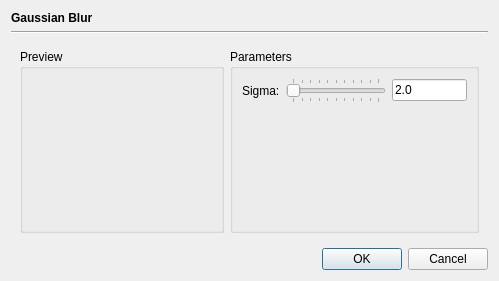
<?xml version="1.0" encoding="UTF-8"?>
<ui version="4.0">
 <class>OpGaussBlurDialog</class>
 <widget class="QDialog" name="OpGaussBlurDialog">
  <property name="geometry">
   <rect>
    <x>0</x>
    <y>0</y>
    <width>499</width>
    <height>281</height>
   </rect>
  </property>
  <property name="windowTitle">
   <string>Dialog</string>
  </property>
  <layout class="QVBoxLayout" name="verticalLayout">
   <item>
    <widget class="QLabel" name="label">
     <property name="font">
      <font>
       <bold>true</bold>
      </font>
     </property>
     <property name="text">
      <string>Gaussian Blur</string>
     </property>
    </widget>
   </item>
   <item>
    <widget class="Line" name="line">
     <property name="orientation">
      <enum>Qt::Horizontal</enum>
     </property>
    </widget>
   </item>
   <item>
    <widget class="QWidget" name="widget_2" native="true">
     <layout class="QHBoxLayout" name="horizontalLayout">
      <item>
       <widget class="QGroupBox" name="groupBox_2">
        <property name="sizePolicy">
         <sizepolicy hsizetype="Preferred" vsizetype="Preferred">
          <horstretch>1</horstretch>
          <verstretch>1</verstretch>
         </sizepolicy>
        </property>
        <property name="title">
         <string>Preview</string>
        </property>
        <layout class="QVBoxLayout" name="verticalLayout_2">
         <item>
          <widget class="PreviewWidget" name="previewWidget" native="true"/>
         </item>
        </layout>
       </widget>
      </item>
      <item>
       <widget class="QGroupBox" name="groupBox">
        <property name="title">
         <string>Parameters</string>
        </property>
        <layout class="QGridLayout" name="gridLayout">
         <item row="1" column="2">
          <spacer name="verticalSpacer">
           <property name="orientation">
            <enum>Qt::Vertical</enum>
           </property>
           <property name="sizeHint" stdset="0">
            <size>
             <width>20</width>
             <height>40</height>
            </size>
           </property>
          </spacer>
         </item>
         <item row="0" column="0">
          <widget class="QLabel" name="label_2">
           <property name="text">
            <string>Sigma:</string>
           </property>
          </widget>
         </item>
         <item row="0" column="2">
          <widget class="QLineEdit" name="sigmaField">
           <property name="maximumSize">
            <size>
             <width>75</width>
             <height>16777215</height>
            </size>
           </property>
           <property name="text">
            <string>2.0</string>
           </property>
          </widget>
         </item>
         <item row="0" column="1">
          <widget class="QSlider" name="sigmaSlider">
           <property name="sizePolicy">
            <sizepolicy hsizetype="Expanding" vsizetype="Fixed">
             <horstretch>1</horstretch>
             <verstretch>0</verstretch>
            </sizepolicy>
           </property>
           <property name="minimumSize">
            <size>
             <width>100</width>
             <height>0</height>
            </size>
           </property>
           <property name="minimum">
            <number>1</number>
           </property>
           <property name="maximum">
            <number>500</number>
           </property>
           <property name="orientation">
            <enum>Qt::Horizontal</enum>
           </property>
           <property name="tickPosition">
            <enum>QSlider::TicksBothSides</enum>
           </property>
           <property name="tickInterval">
            <number>50</number>
           </property>
          </widget>
         </item>
        </layout>
       </widget>
      </item>
     </layout>
    </widget>
   </item>
   <item>
    <widget class="QDialogButtonBox" name="buttonBox">
     <property name="orientation">
      <enum>Qt::Horizontal</enum>
     </property>
     <property name="standardButtons">
      <set>QDialogButtonBox::Cancel|QDialogButtonBox::Ok</set>
     </property>
    </widget>
   </item>
  </layout>
 </widget>
 <customwidgets>
  <customwidget>
   <class>PreviewWidget</class>
   <extends>QWidget</extends>
   <header location="global">fitsbase/widgets/previewwidget.h</header>
   <container>1</container>
  </customwidget>
 </customwidgets>
 <resources/>
 <connections>
  <connection>
   <sender>buttonBox</sender>
   <signal>accepted()</signal>
   <receiver>OpGaussBlurDialog</receiver>
   <slot>accept()</slot>
   <hints>
    <hint type="sourcelabel">
     <x>248</x>
     <y>254</y>
    </hint>
    <hint type="destinationlabel">
     <x>157</x>
     <y>274</y>
    </hint>
   </hints>
  </connection>
  <connection>
   <sender>buttonBox</sender>
   <signal>rejected()</signal>
   <receiver>OpGaussBlurDialog</receiver>
   <slot>reject()</slot>
   <hints>
    <hint type="sourcelabel">
     <x>316</x>
     <y>260</y>
    </hint>
    <hint type="destinationlabel">
     <x>286</x>
     <y>274</y>
    </hint>
   </hints>
  </connection>
 </connections>
</ui>
